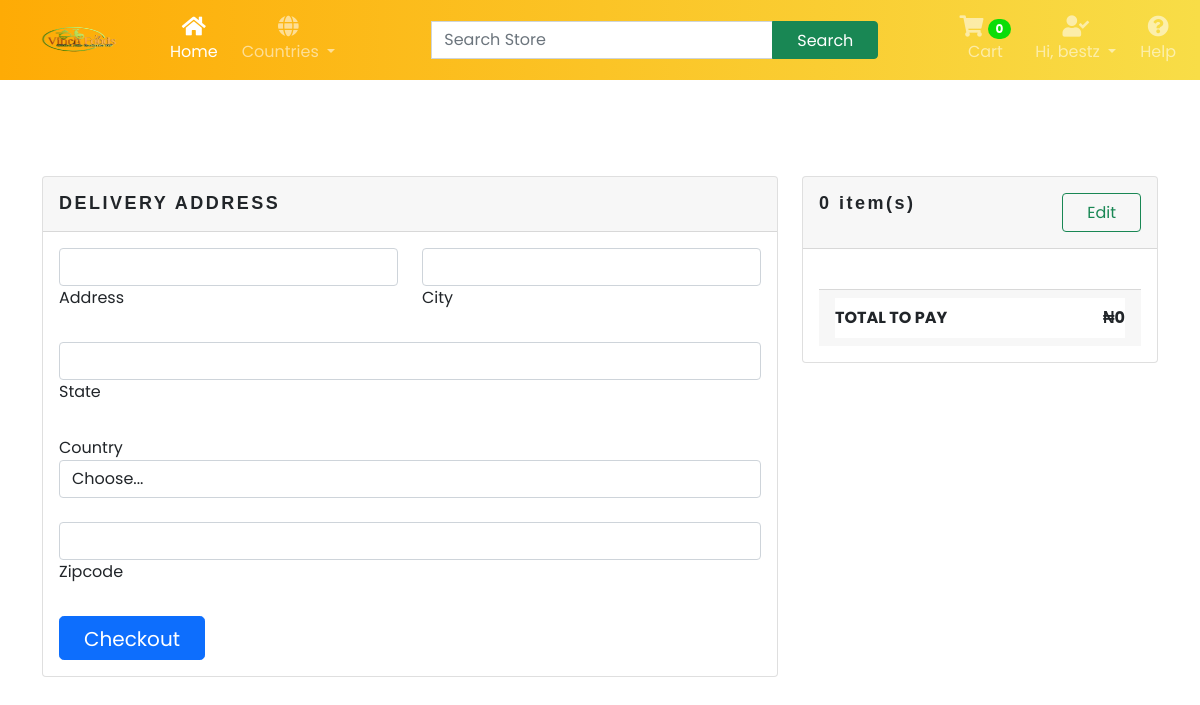
/checkout/ (signed in), run on an earlier commit of the app's database.
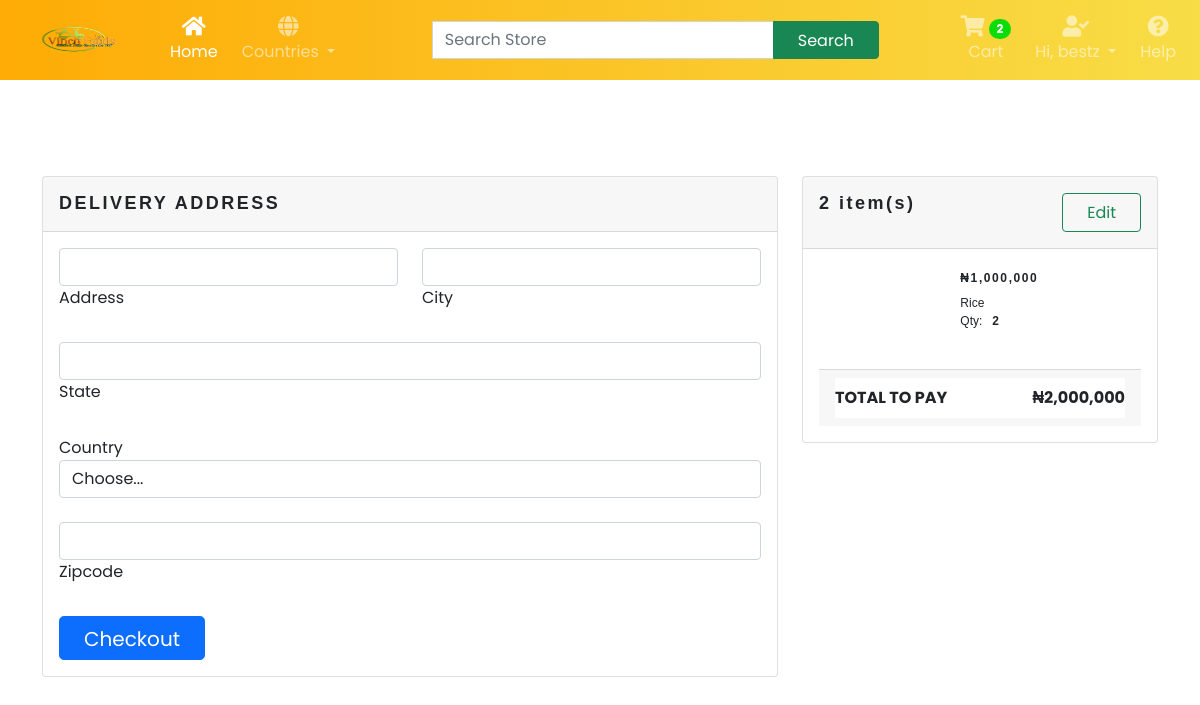
And on a later commit of the database.
### store/models.py (models this page shows, shortened)
class Order(models.Model):
    STATUS = (
        ('Pending', 'Pending'),
        ('On the way', 'On the way'),
        ('Delivered', 'Delivered')
    )
    customer = models.ForeignKey(Customer, on_delete=models.SET_NULL, null=True, blank=True)
    date_ordered = models.DateTimeField(auto_now_add = True)
    complete = models.BooleanField(default=False, null=True, blank=False)
    order_status = models.CharField(max_length=50, choices=STATUS, default=STATUS[0][0], null=True)
    transaction_id = models.CharField(max_length=200, null=True)
    @property
    def shipping(self):
        shipping = True
        return shipping
    @property
    def get_cart_total(self):
        orderitems = self.orderitem_set.all()
        total = sum([item.get_total for item in orderitems])
        return total
    @property
    def get_cart_items(self):
        orderitems = self.orderitem_set.all()
        total = sum([item.quantity for item in orderitems])
        return total

class OrderItem(models.Model):
    product = models.ForeignKey(Product, on_delete=models.SET_NULL, null=True)
    order = models.ForeignKey(Order, on_delete=models.SET_NULL, null=True)
    quantity = models.IntegerField(default=0, null=True, blank=True)
    date_added = models.DateTimeField(auto_now_add=True)
    @property
    def get_total(self):
        total = self.product.price * self.quantity
        return total

class Product(models.Model):
    name = models.CharField(max_length=200)
    category = models.ForeignKey(Category, related_name='product_category', on_delete=models.CASCADE, null=True)
    slug = models.SlugField(max_length=255, unique=True, null=True)
    description = models.TextField(blank=True)
    in_stock = models.BooleanField(default=True)
    price = models.IntegerField()
    image = models.ImageField(null=True, blank=True)

### store/views.py (the view)
# urls.py: path('checkout/', views.checkout, name="checkout"),
def checkout(request):
    if request.user.is_authenticated:
        display = True
        customer = request.user.customer
        order, created = Order.objects.get_or_create(customer=customer, complete=False)
        items = order.orderitem_set.all()
        try:
            shipping = ShippingAddress.objects.filter(customer=customer)
            if shipping.exists():
                display = False
        except:
            pass
    else:
        return redirect('authentication')
    context = {'items': items, 'order': order, 'display': display}
    return render(request, 'store/checkout.html', context)

### account/context_processors.py (called while the page is built)
def users(request):
    if request.user.is_authenticated:
        username = NewUser.objects.get(last_name=request.user)
        last_name = username.last_name
    else:
        last_name = "Account"
        pass
    return {'last_name': last_name}

### account/models.py (called while the page is built)
    def __str__(self):
        return self.last_name

### store/context_processors.py (called while the page is built, shortened)
def total_cart_items(request):
    if request.user.is_authenticated:
        customer = request.user.customer
        order, created = Order.objects.get_or_create(customer=customer, complete=False)
        items = order.orderitem_set.all()
        if order:
            orderitems = OrderItem.objects.filter(order=order)
            qty = sum([item.quantity for item in orderitems])
            cart_total = sum([item.get_total for item in orderitems])
        else:
            qty = 0
            cart_total = 0
    return {'qty': qty, 'cart_total': cart_total, 'items': items}

### templates/store/checkout.html (shortened to what this page needs)
{% extends 'main.html' %}
{% load static %}
{% load humanize %}
{% block content %}
<div class="container my-5 py-5">
  <section>
    <div class="row">
     {% if display == True %}
     <div class="col-md-8 mb-4">
      <div class="card mb-4">
        <div class="card-header py-3">
          <h5 class="mb-0 text-font text-uppercase">Delivery address</h5>
        </div>
        <div class="card-body">
          <form id="form">
            <div class="row mb-4">
              <div class="col">
                <div class="form-outline">
                  <input type="text" id="form11Example1" name="address" class="form-control" required>
                  <label class="form-label" for="form11Example1">Address</label>
                </div>
              </div>
              <div class="col">
                <div class="form-outline">
                  <input type="text" id="form11Example2" name="city" class="form-control" required>
                  <label class="form-label" for="form11Example2">City</label>
                </div>
              </div>
            </div>
            <div class="form-outline mb-4">
              <input type="text" id="form11Example5" name="state" class="form-control" required>
              <label class="form-label" for="form11Example5">State</label>
            </div>
            <div class="form-outline mb-4">
              <label for="country">Country</label>
                <select class="custom-select d-block form-control" name="country" id="country" required>
                  <option value="">Choose...</option>
                </select>
            </div>
            <div class="form-outline mb-4">
              <input type="number" id="form11Example6" name="zipcode" class="form-control" required>
              <label class="form-label" for="form11Example6">Zipcode</label>
            </div>
              <button class="btn btn-primary btn-lg btn-block" id="make-payment" type="submit">Checkout</button>
          </form>
        </div>
      </div>
    </div>
     {% endif %}
      <div class="col-md-4 mb-4 position-static">
        <div class="card mb-4">
          <div class="card-header py-3">
            <h5 class="mb-0 text-font">{{order.get_cart_items}} item(s) <span class="float-end"
                style="font-size: 13px ;"><button onclick="window.location='/cart';" class="btn btn-outline-success">Edit</button></span></h5>
          </div>
          <div class="card-body">
            {% for item in items %}
            <div class="row">
              <div class="col-md-4">
              </div>
              <div class="col-md-6 ms-3">
                <span class="mb-0 text-price">&#8358;{{item.product.price|intcomma}}</span>
                <p class="mb-0 text-descriptions">{{item.product.name}}</p>
                <p class="text-descriptions mt-0">Qty:<span class="text-descriptions fw-bold">{{item.quantity}}</span>
                </p>
              </div>
            </div>
            {% endfor %}
            <div class="card-footer mt-4">
              <ul class="list-group list-group-flush">
                <li
                  class="list-group-item d-flex justify-content-between align-items-center px-0 fw-bold text-uppercase">
                  Total to pay
                  <span>&#8358;{{cart_total|intcomma}}</span>
                </li>
              </ul>
            </div>
          </div>
        </div>
      </div>
    </div>
  </section>
</div>
{% endblock content %}

### templates/main.html (shortened to what this page needs)
{% load static %}
{% load humanize %}
<!DOCTYPE html>
<html lang="en">
<head>
    <link href="https://cdn.jsdelivr.net/npm/bootstrap@5.0.2/dist/css/bootstrap.min.css" rel="stylesheet">
    <link rel="stylesheet" href="https://cdnjs.cloudflare.com/ajax/libs/OwlCarousel2/2.3.4/assets/owl.carousel.min.css">
    <link rel="stylesheet" href="https://cdnjs.cloudflare.com/ajax/libs/OwlCarousel2/2.3.4/assets/owl.theme.default.min.css" />
    <link href="https://cdnjs.cloudflare.com/ajax/libs/font-awesome/5.15.4/css/all.min.css" rel="stylesheet">
    <link rel="stylesheet" href="{% static 'styles/main.css' %}">
    <link rel="stylesheet" href="{% static 'styles/store/store.css' %}">
    <link rel="stylesheet" href="{% static 'styles/store/cart.css' %}">
    <link rel="stylesheet" href="{% static 'styles/store/checkout.css' %}">
    <link rel="stylesheet" href="{% static 'styles/store/productview.css' %}">
</head>
<body>
<nav class="navbar navbar-expand-lg navbar-dark gradient-custom">
    <div class="container-fluid">
      <a class="navbar-brand" href="#"><img id="logoimg" src="{% static 'images/vinchlogo.png' %}" alt=""></a>
      <div class="collapse navbar-collapse" id="navbarSupportedContent">
        <ul class="navbar-nav me-auto d-flex flex-row mt-3 mt-lg-0">
          <li class="nav-item text-center mx-2 mx-lg-1">
            <a class="nav-link active" aria-current="page" href="{% url 'store:home' %}">
              <div>
                <i class="fas fa-home fa-lg mb-1"></i>
              </div>
              Home
            </a>
          </li>
          <li class="nav-item dropdown text-center mx-2 mx-lg-1">
            <a class="nav-link dropdown-toggle" href="#" id="navbarDropdown" role="button" data-bs-toggle="dropdown" aria-haspopup="true" aria-expanded="false">
              <div>
                <i id='icon' class="fas fa-globe fa-lg mb-1"></i>
              </div>
              Countries
            </a>
          </li>
        </ul>
        <form class="d-flex input-group w-auto ms-lg-3 my-3 my-lg-0">
            <input type="search" class="form-control" placeholder="Search Store" aria-label="Search" />
            <button class="btn btn-outline-white btn-success" type="button" data-mdb-ripple-color="dark">
              Search
            </button>
          </form>
        <ul class="navbar-nav ms-auto d-flex flex-row mt-3 mt-lg-0">
          <li class="nav-item text-center mx-2 mx-lg-1">
            <a class="nav-link" href="{% url 'store:cart' %}">
              <div>
                <i id='icon' class="fa fa-shopping-cart fa-lg mb-1"></i>
                <span class="badge rounded-pill badge-notification cart-qty" id="badge">{{qty}}</span>
              </div>
              Cart
            </a>
          </li>
          {% if user.is_authenticated %}
            <li class="nav-item dropdown text-center mx-2 mx-lg-1">
              <a class="nav-link dropdown-toggle" href="#" id="navbarDropdown" role="button" data-bs-toggle="dropdown" aria-expanded="false">
                <div>
                  <i id='icon' class="fa fa-user-check fa-lg mb-1"></i>
                 </div>
                 Hi, {{last_name}}
              </a>
            </li>
          {% endif %}
          <li class="nav-item text-center mx-2 mx-lg-1">
            <a class="nav-link" href="{% url 'store:cart' %}">
              <div>
                <i id='icon' class="fa fa-question-circle fa-lg mb-1"></i>
              </div>
              Help
            </a>
          </li>
        </ul>
      </div>
    </div>
</nav>
    <div class="w-100 ">
      {% block content %}{% endblock content %}
    </div>
</body>
</html>

What changed in the data, as far as the page shows it:
computed for Order: get_cart_items "0" → "2"
added OrderItem: product.price "1,000,000", product.name "Rice", quantity "2"
Also different on the page:
{{ qty }}: "0" → "2"
{{ cart_total|intcomma }}: "0" → "2,000,000"
